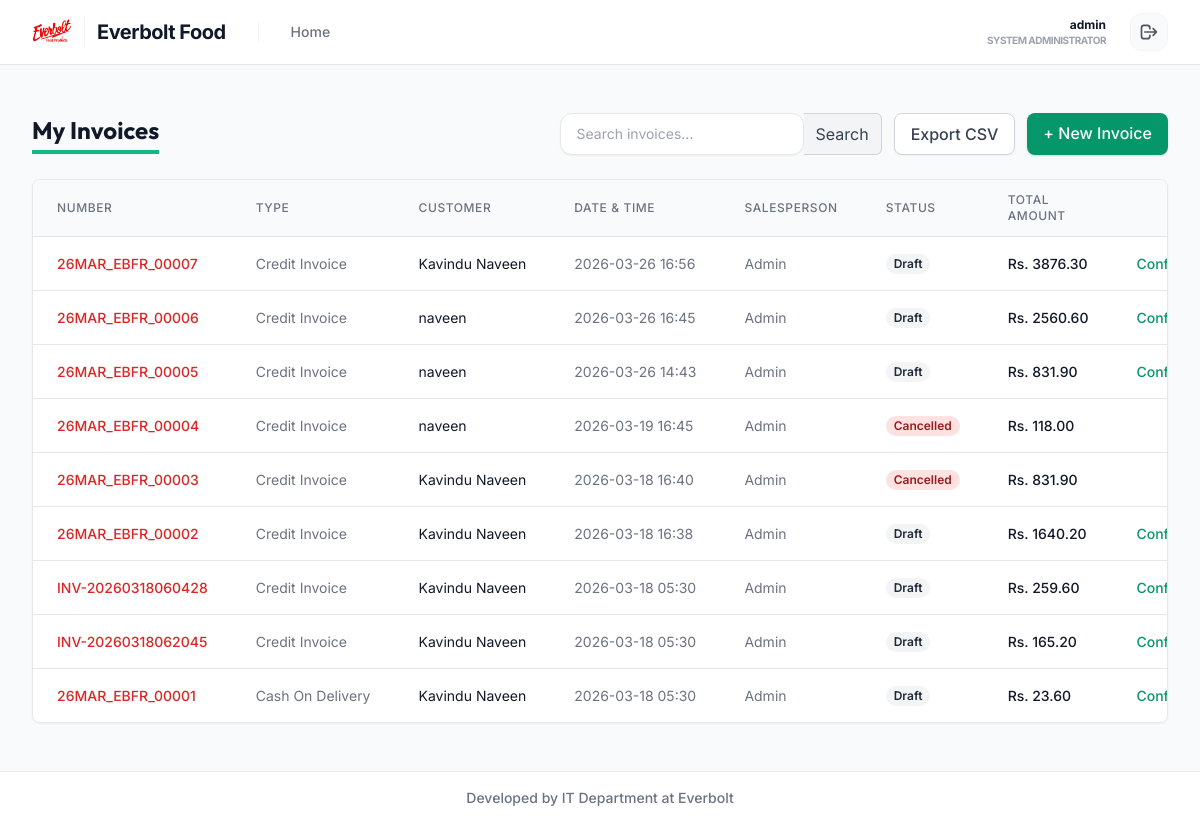
/sales/invoices/ (signed in), run on an earlier commit of the app's database.
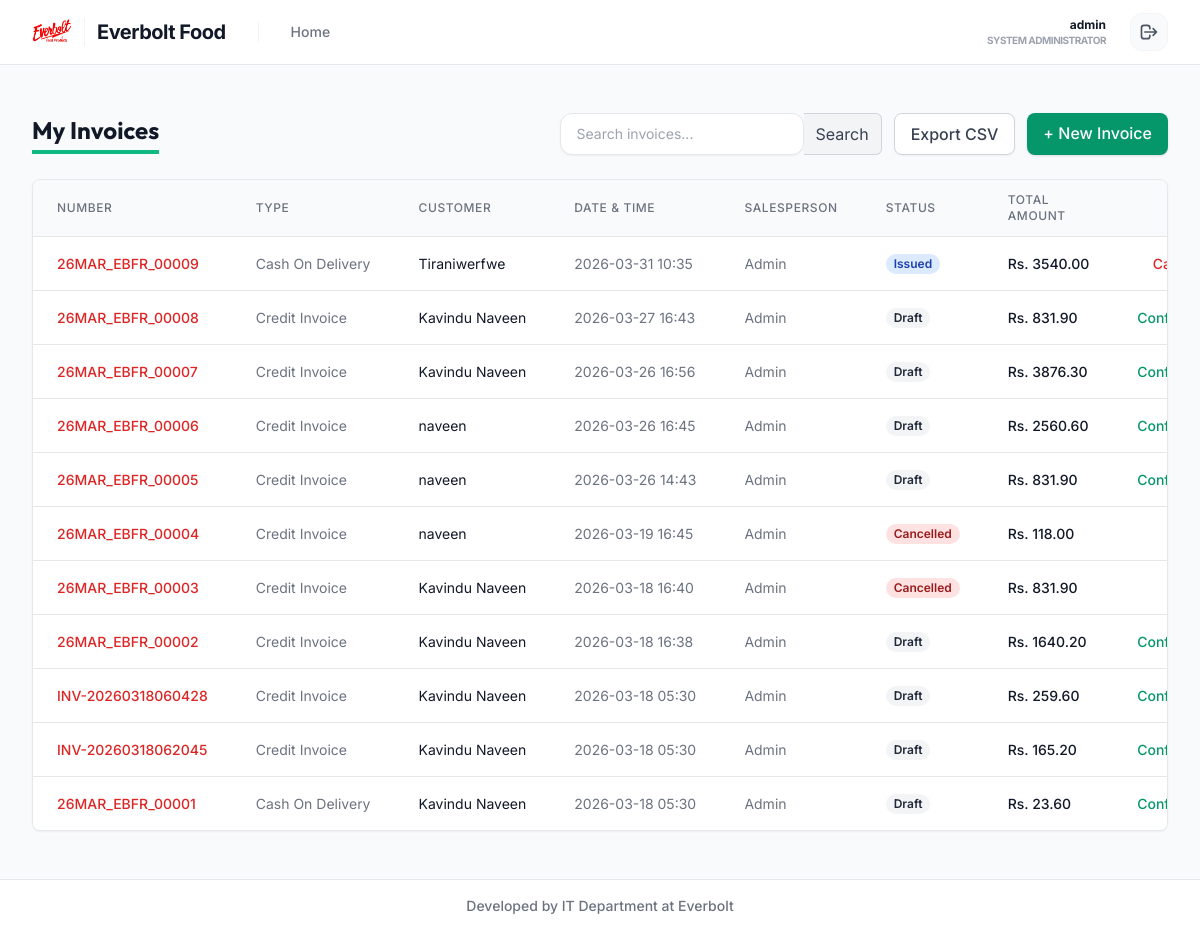
And on a later commit of the database.
### users/models.py (models this page shows, shortened)
class User(AbstractUser):
    class Roles(models.TextChoices):
        ADMIN = 'ADMIN', 'Admin'
        SALES_OFFICER = 'SALES_OFFICER', 'Sales Officer'
    role = models.CharField(max_length=50, choices=Roles.choices, default=Roles.SALES_OFFICER)
    contact_number = models.CharField(max_length=20, blank=True, null=True)
    assigned_area = models.CharField(max_length=100, blank=True, null=True)
    def is_admin(self):
        return self.role == self.Roles.ADMIN or self.is_superuser
    def has_perm(self, perm, obj=None):
        if self.is_admin():
            return True
        return super().has_perm(perm, obj)

### sales/models.py (models this page shows, shortened)
class Invoice(models.Model):
    class Type(models.TextChoices):
        CREDIT = 'CREDIT', 'Credit Invoice'
        COD = 'COD', 'Cash On Delivery'
    class Status(models.TextChoices):
        DRAFT = 'DRAFT', 'Draft'
        ISSUED = 'ISSUED', 'Issued'
        PAID = 'PAID', 'Paid'
        CANCELLED = 'CANCELLED', 'Cancelled'
    invoice_number = models.CharField(max_length=50, unique=True)
    invoice_type = models.CharField(max_length=20, choices=Type.choices, default=Type.CREDIT)
    customer = models.ForeignKey(Customer, on_delete=models.PROTECT)
    salesperson = models.ForeignKey(settings.AUTH_USER_MODEL, on_delete=models.SET_NULL, null=True)
    creation_date = models.DateTimeField(auto_now_add=True)
    delivery_date = models.DateField(blank=True, null=True)
    due_date = models.DateField(blank=True, null=True)
    customer_po_number = models.CharField(max_length=50, blank=True, null=True)
    total_amount = models.DecimalField(max_digits=12, decimal_places=2, default=0.00)
    tax_amount = models.DecimalField(max_digits=12, decimal_places=2, default=0.00)
    status = models.CharField(max_length=20, choices=Status.choices, default=Status.DRAFT)
    notes = models.TextField(blank=True, null=True)

### crm/models.py (models this page shows, shortened)
class Customer(models.Model):
    customer_code = models.CharField(max_length=50, unique=True, blank=True)
    customer_name = models.CharField(max_length=200)
    company_name = models.CharField(max_length=200, blank=True, null=True)
    contact_person = models.CharField(max_length=150)
    phone = models.CharField(max_length=50)
    email = models.EmailField(blank=True, null=True)
    billing_address_line1 = models.CharField(max_length=255, blank=True, null=True)
    billing_address_line2 = models.CharField(max_length=255, blank=True, null=True)
    billing_city = models.CharField(max_length=100, blank=True, null=True)
    billing_province = models.CharField(max_length=100, choices=ProvinceChoices.choices, blank=True, null=True)
    billing_zip_code = models.CharField(max_length=20, blank=True, null=True)
    delivery_address_line1 = models.CharField(max_length=255, blank=True, null=True)
    delivery_address_line2 = models.CharField(max_length=255, blank=True, null=True)
    delivery_city = models.CharField(max_length=100, blank=True, null=True)
    delivery_province = models.CharField(max_length=100, choices=ProvinceChoices.choices, blank=True, null=True)
    delivery_zip_code = models.CharField(max_length=20, blank=True, null=True)
    customer_type = models.CharField(max_length=50, choices=CustomerType.choices)
    custom_customer_type = models.CharField(max_length=150, blank=True, null=True)
    assigned_sales_officer = models.ForeignKey(settings.AUTH_USER_MODEL, on_delete=models.SET_NULL, null=True, blank=True, related_name='customers')
    order_type = models.CharField(max_length=50, choices=OrderType.choices, blank=True, null=True)
    payment_terms = models.CharField(max_length=50, choices=PaymentTerms.choices, default=PaymentTerms.CASH)
    credit_limit = models.DecimalField(max_digits=12, decimal_places=2, default=0.00)
    special_price_customer = models.BooleanField(default=False)
    payment_method = models.CharField(max_length=50, choices=PaymentMethod.choices, default=PaymentMethod.CASH)
    customer_status = models.CharField(max_length=50, choices=CustomerStatus.choices, default=CustomerStatus.ACTIVE)
    registration_date = models.DateField(auto_now_add=True)
    vat_enabled = models.BooleanField(default=True, help_text="Always compute 18% VAT")
    vat_number = models.CharField(max_length=50, blank=True, null=True)
    tin_number = models.CharField(max_length=50, blank=True, null=True)

### sales/views.py (the view)
# urls.py: path('sales/invoices/', views.InvoiceListView.as_view(), name='invoice_list'),
class InvoiceListView(LoginRequiredMixin, PermissionRequiredMixin, ListView):
    model = Invoice
    template_name = 'sales/invoice_list.html'
    context_object_name = 'invoices'
    paginate_by = 20
    permission_required = 'sales.view_invoice'
    def get_queryset(self):
        qs = super().get_queryset().filter(salesperson=self.request.user).order_by('-creation_date')
        q = self.request.GET.get('q')
        if q:
            qs = qs.filter(invoice_number__icontains=q)
        return qs

### sales/templates/sales/invoice_list.html (shortened to what this page needs)
{% extends 'layouts/base.html' %}
{% block content %}
<div class="px-4 py-6 sm:px-0">
    <div class="flex justify-between items-center mb-6">
        <h1 class="text-2xl font-bold text-gray-900 border-b-4 border-emerald-500 inline-block pb-1">My Invoices</h1>
        <div class="flex space-x-3">
            <form method="get" class="flex">
                <input type="text" name="q" placeholder="Search invoices..." value="{{ request.GET.q }}" class="px-3 py-2 border border-gray-300 rounded-l-md focus:ring-emerald-500 focus:border-emerald-500 block w-full sm:text-sm">
                <button type="submit" class="bg-gray-100 hover:bg-gray-200 border border-l-0 border-gray-300 rounded-r-md px-3 py-2 text-gray-700">Search</button>
            </form>
            <a href="{% url 'invoice_export' %}?q={{ request.GET.q }}" class="bg-white border border-gray-300 hover:bg-gray-50 text-gray-700 font-medium py-2 px-4 rounded-lg shadow-sm transition duration-150">
                Export CSV
            </a>
            {% if perms.sales.add_invoice %}
            <a href="{% url 'invoice_create' %}" class="bg-emerald-600 hover:bg-emerald-700 text-white font-medium py-2 px-4 rounded-lg shadow transition duration-150">
                + New Invoice
            </a>
            {% endif %}
        </div>
    </div>
    <div class="bg-white shadow-sm rounded-lg border border-gray-200 overflow-hidden">
        <table class="min-w-full divide-y divide-gray-200">
            <thead class="bg-gray-50">
                <tr>
                    <th scope="col" class="px-6 py-3 text-left text-xs font-medium text-gray-500 uppercase tracking-wider">Number</th>
                    <th scope="col" class="px-6 py-3 text-left text-xs font-medium text-gray-500 uppercase tracking-wider">Type</th>
                    <th scope="col" class="px-6 py-3 text-left text-xs font-medium text-gray-500 uppercase tracking-wider">Customer</th>
                    <th scope="col" class="px-6 py-3 text-left text-xs font-medium text-gray-500 uppercase tracking-wider">Date & Time</th>
                    <th scope="col" class="px-6 py-3 text-left text-xs font-medium text-gray-500 uppercase tracking-wider">Salesperson</th>
                    <th scope="col" class="px-6 py-3 text-left text-xs font-medium text-gray-500 uppercase tracking-wider">Status</th>
                    <th scope="col" class="px-6 py-3 text-left text-xs font-medium text-gray-500 uppercase tracking-wider">Total Amount</th>
                    <th scope="col" class="px-6 py-3 text-right text-xs font-medium text-gray-500 uppercase tracking-wider">Actions</th>
                </tr>
            </thead>
            <tbody class="bg-white divide-y divide-gray-200">
                {% for inv in invoices %}
                <tr class="hover:bg-gray-50 transition-colors {% if perms.sales.change_invoice %}cursor-pointer{% endif %}" {% if perms.sales.change_invoice %}onclick="window.location.href='{% url 'invoice_edit' inv.pk %}'"{% endif %}>
                    <td class="px-6 py-4 whitespace-nowrap text-sm font-medium text-red-600">{{ inv.invoice_number }}</td>
                    <td class="px-6 py-4 whitespace-nowrap text-sm text-gray-500">{{ inv.get_invoice_type_display }}</td>
                    <td class="px-6 py-4 whitespace-nowrap text-sm text-gray-900">{{ inv.customer.customer_name }}</td>
                    <td class="px-6 py-4 whitespace-nowrap text-sm text-gray-500">{{ inv.creation_date|date:"Y-m-d H:i" }}</td>
                    <td class="px-6 py-4 whitespace-nowrap text-sm text-gray-500">{{ inv.salesperson.username|title }}</td>
                    <td class="px-6 py-4 whitespace-nowrap text-sm">
                        <span class="px-2 inline-flex text-xs leading-5 font-semibold rounded-full
                            {% if inv.status == 'PAID' %}bg-green-100 text-green-800
                            {% elif inv.status == 'ISSUED' %}bg-blue-100 text-blue-800
                            {% elif inv.status == 'CANCELLED' %}bg-red-100 text-red-800
                            {% else %}bg-gray-100 text-gray-800{% endif %}">
                            {{ inv.get_status_display }}
                        </span>
                    </td>
                    <td class="px-6 py-4 whitespace-nowrap text-sm font-medium text-gray-900">Rs. {{ inv.total_amount }}</td>
                    <td class="px-6 py-4 whitespace-nowrap text-right text-sm font-medium">
                        {% if inv.status == 'DRAFT' %}
                        <form action="{% url 'invoice_confirm' inv.pk %}" method="post" class="inline">
                            <button type="submit" class="text-emerald-600 hover:text-emerald-900 mr-2" onclick="return confirm('Confirm & Deduct Stock?')">Confirm</button>
                        </form>
                        {% elif inv.status == 'ISSUED' %}
                        <form action="{% url 'invoice_cancel' inv.pk %}" method="post" class="inline">
                            <button type="submit" class="text-red-600 hover:text-red-900" onclick="return confirm('Cancel & Restore Stock?')">Cancel</button>
                        </form>
                        {% endif %}
                    </td>
                </tr>
                {% empty %}
                <tr>
                    <td colspan="7" class="px-6 py-10 text-center text-gray-500">
                        No invoices found. Click "New Invoice" to create one.
                    </td>
                </tr>
                {% endfor %}
            </tbody>
        </table>
    </div>
</div>
{% endblock %}

### sales/templates/layouts/base.html (shortened to what this page needs)
{% load static %}
<!DOCTYPE html>
<html lang="en">
<head>
    <script src="https://cdn.tailwindcss.com"></script>
</head>
<body class="bg-gray-50 text-gray-900 min-h-screen flex flex-col">
    <nav class="bg-white border-b border-gray-200">
        <div class="max-w-7xl mx-auto px-4 sm:px-6 lg:px-8">
            <div class="flex items-center justify-between h-16">
                <div class="flex items-center">
                    <a href="{% url 'main_dashboard' %}" class="flex items-center group transition-all">
                        <img src="{% static 'sales/img/logo.png' %}" alt="Everbolt Logo" class="h-10 w-auto object-contain transition-transform group-hover:scale-105">
                        <span class="ml-3 font-bold text-xl tracking-tight text-gray-900 group-hover:text-red-600 transition-colors border-l border-gray-100 pl-3">Everbolt Food</span>
                    </a>
                    <div class="hidden md:ml-8 md:flex md:items-center md:space-x-4 border-l border-gray-100 pl-8">
                        <nav class="flex" aria-label="Breadcrumb">
                            <ol class="flex items-center space-x-2 text-sm font-medium text-gray-500">
                                <li>
                                    <a href="{% url 'main_dashboard' %}" class="hover:text-red-600 transition-colors">Home</a>
                                </li>
                            </ol>
                        </nav>
                    </div>
                </div>
                <div class="flex items-center space-x-6">
                    <div class="hidden sm:flex flex-col items-end">
                        <span class="text-gray-900 font-bold text-xs ring-offset-2">{{ user.get_full_name|default:user.username }}</span>
                        <span class="text-gray-400 text-[10px] font-bold uppercase tracking-tighter">System Administrator</span>
                    </div>
                    {% if user.is_authenticated %}
                        <form method="post" action="{% url 'logout' %}">
                            <button type="submit" class="bg-gray-50 hover:bg-red-50 text-gray-600 hover:text-red-700 p-2 rounded-xl transition-all border border-gray-100 hover:border-red-100">
                                <svg class="w-5 h-5" fill="none" stroke="currentColor" viewBox="0 0 24 24">
                                    <path stroke-linecap="round" stroke-linejoin="round" stroke-width="2" d="M17 16l4-4m0 0l-4-4m4 4H7m6 4v1a3 3 0 01-3 3H6a3 3 0 01-3-3V7a3 3 0 013-3h4a3 3 0 013 3v1" />
                                </svg>
                            </button>
                        </form>
                    {% endif %}
                </div>
            </div>
        </div>
    </nav>
    <main class="max-w-7xl mx-auto py-6 sm:px-6 lg:px-8 flex-grow w-full">
        {% block content %}
        {% endblock %}
    </main>
    <footer class="bg-white border-t border-gray-200 mt-auto">
        <div class="max-w-7xl mx-auto py-4 px-4 sm:px-6 lg:px-8 box-border">
            <p class="text-center text-sm text-gray-500 font-medium">Developed by IT Department at Everbolt</p>
        </div>
    </footer>
</body>
</html>

What changed in the data, as far as the page shows it:
added Invoice: invoice_number "26MAR_EBFR_00009", invoice_type "Cash On Delivery", customer.customer_name "Tiraniwerfwe", creation_date "2026-03-31 10:35", salesperson.username "Admin", status "Issued", total_amount "3540.00", shows "Cancel"
added Invoice: invoice_number "26MAR_EBFR_00008", invoice_type "Credit Invoice", customer.customer_name "Kavindu Naveen", creation_date "2026-03-27 16:43", salesperson.username "Admin", status "Draft", total_amount "831.90", shows "Confirm"
